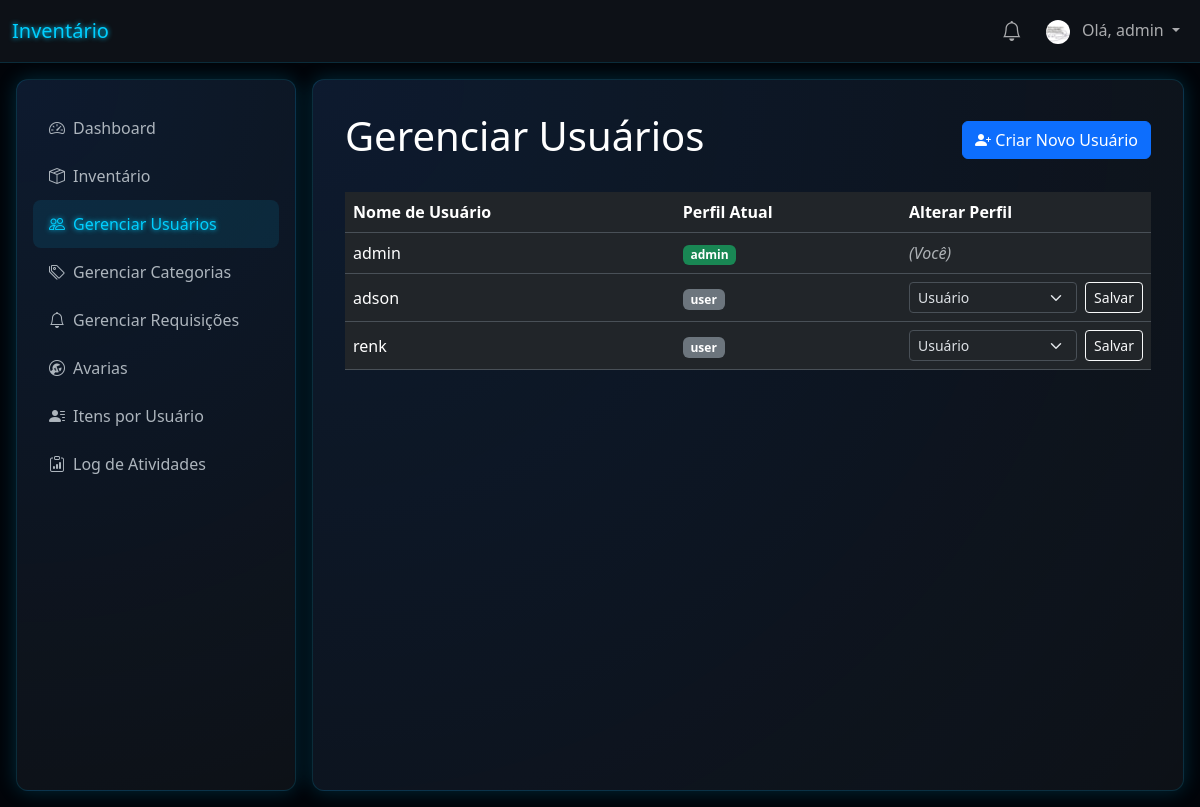
/manage_users (signed in), run on an earlier commit of the app's database.
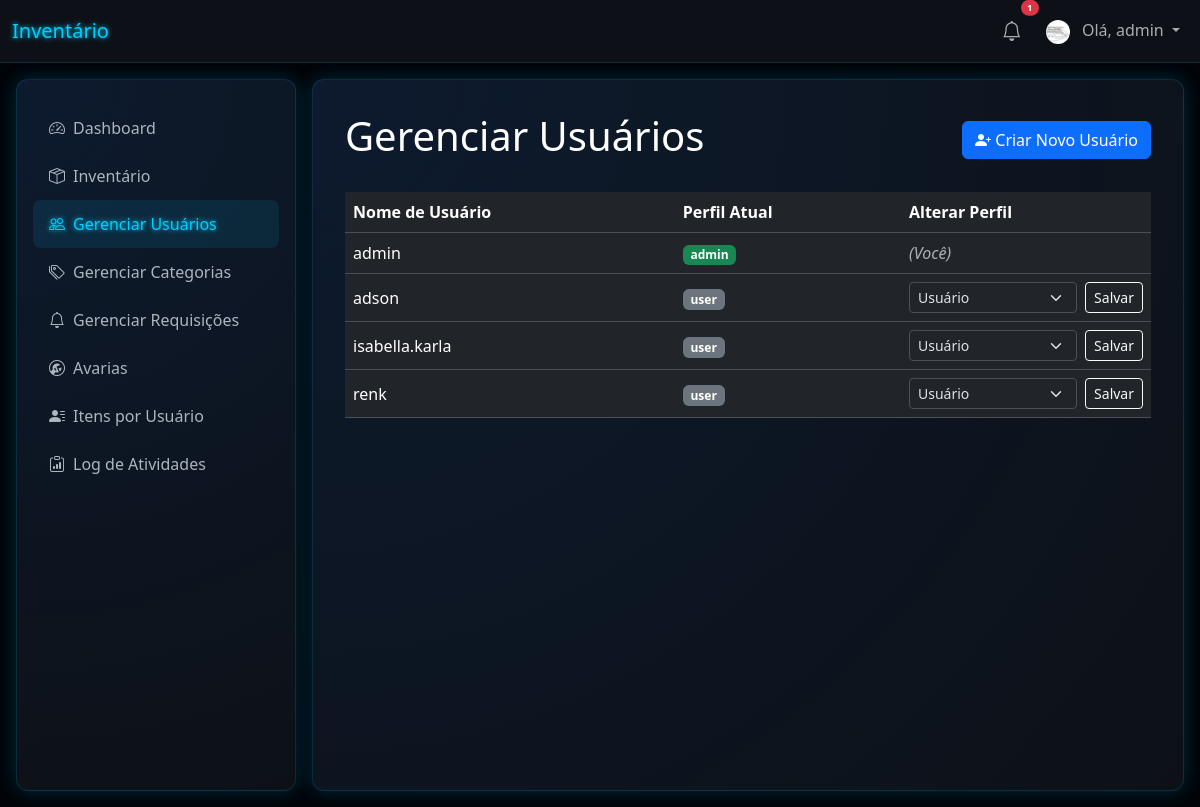
And on a later commit of the database.
### tables this page shows
CREATE TABLE users (
                id INTEGER PRIMARY KEY AUTOINCREMENT,
                username TEXT UNIQUE NOT NULL,
                password TEXT NOT NULL,
                role TEXT NOT NULL DEFAULT 'user'
            , profile_image_file TEXT);

### app.py (the view, shortened to what this page needs)
@app.route('/manage_users', methods=('GET', 'POST'))
@admin_required
def manage_users():
    db = get_db()
    users = db.execute('SELECT id, username, role FROM users ORDER BY username').fetchall()
    return render_template('manage_users.html', users=users)

### app.py (called while the page is built)
def get_db():
    db = getattr(g, '_database', None)
    if db is None:
        db = g._database = sqlite3.connect(app.config['DATABASE'])
        db.row_factory = sqlite3.Row
    return db

@app.teardown_appcontext
def close_connection(exception):
    db = getattr(g, '_database', None)
    if db is not None:
        db.close()

@app.context_processor
def inject_categories():
    if g.user:
        db = get_db()
        categories = db.execute('SELECT DISTINCT category FROM items WHERE category IS NOT NULL AND category != "" ORDER BY category').fetchall()
        return dict(all_categories=categories)
    return dict(all_categories=[], notifications=[])

@app.context_processor
def inject_notifications():
    if g.user:
        db = get_db()
        notifications = db.execute('SELECT * FROM notifications WHERE user_id = ? AND is_read = 0 ORDER BY created_at DESC', (g.user['id'],)).fetchall()
        return dict(notifications=notifications)
    return dict(notifications=[])

### templates/manage_users.html (shortened to what this page needs)
{% extends 'base.html' %}
{% block content %}
<div class="table-container">
    <div class="d-flex justify-content-between align-items-center mb-4">
        <h1>Gerenciar Usuários</h1>
        <button type="button" class="btn btn-primary" data-bs-toggle="modal" data-bs-target="#createUserModal">
            <i class="bi bi-person-plus-fill"></i> Criar Novo Usuário
        </button>
    </div>
    <div class="table-responsive">
        <table class="table table-futuristic">
            <thead>
                <tr>
                    <th>Nome de Usuário</th>
                    <th>Perfil Atual</th>
                    <th style="width: 250px;">Alterar Perfil</th>
                </tr>
            </thead>
            <tbody>
                {% for user in users %}
                <tr>
                    <td class="align-middle">{{ user.username }}</td>
                    <td class="align-middle">
                        <span class="badge {% if user.role == 'admin' %}bg-success{% else %}bg-secondary{% endif %}">{{ user.role }}</span>
                    </td>
                    <td>
                        {% if user.id != g.user.id %}
                        <form method="post" action="{{ url_for('manage_users') }}" class="d-flex">
                            <select name="role" class="form-select form-select-sm me-2">
                                <option value="user" {% if user.role == 'user' %}selected{% endif %}>Usuário</option>
                            </select>
                            <button type="submit" class="btn btn-sm btn-outline-light">Salvar</button>
                        </form>
                        {% else %}
                        <span class="text-muted fst-italic">(Você)</span>
                        {% endif %}
                    </td>
                </tr>
                {% endfor %}
            </tbody>
        </table>
    </div>
</div>
{% endblock %}

### templates/base.html (shortened to what the changed rows need)
<!doctype html>
<html lang="pt-br" data-bs-theme="dark">
<head>
    <link href="https://cdn.jsdelivr.net/npm/bootstrap@5.3.3/dist/css/bootstrap.min.css" rel="stylesheet">
    <link rel="stylesheet" href="https://cdn.jsdelivr.net/npm/bootstrap-icons@1.11.3/font/bootstrap-icons.min.css">
</head>
<body>
    <nav class="navbar navbar-expand-lg" style="background-color: var(--card-bg); border-bottom: 1px solid var(--border-color);">
        <div class="container-fluid">
            <div class="navbar-nav d-flex align-items-center">
                {% if g.user %}
                    <div class="nav-item dropdown me-2">
                        <a class="nav-link position-relative" href="#" id="navbarNotificationDropdown" role="button" data-bs-toggle="dropdown" aria-expanded="false">
                            <i class="bi bi-bell fs-5"></i>
                            {% if notifications and notifications|length > 0 %}
                                <span class="position-absolute top-0 start-100 translate-middle badge rounded-pill bg-danger" style="font-size: 0.6em;">
                                    {{ notifications|length }}
                                </span>
                            {% endif %}
                        </a>
                    </div>
                    <div class="nav-item dropdown">
                        <a class="nav-link dropdown-toggle" href="#" id="navbarUserDropdown" role="button" data-bs-toggle="dropdown" aria-expanded="false">
                            {% if g.user.profile_image_file %}
                                <img src="{{ url_for('profile_pic', filename=g.user.profile_image_file) }}" alt="Foto de Perfil" class="rounded-circle me-2" style="width: 24px; height: 24px; object-fit: cover;">
                            {% else %}
                                <i class="bi bi-person-circle me-2"></i>
                            {% endif %}
                            Olá, {{ g.user['username'] }}
                        </a>
                    </div>
                {% else %}
                    <a class="nav-link" href="{{ url_for('login') }}">Login</a>
                    <a class="nav-link" href="{{ url_for('register') }}">Registrar</a>
                {% endif %}
            </div>
        </div>
    </nav>
    <div class="main-layout">
                    {% set inventory_active = request.endpoint in ['index', 'add', 'edit'] %}
            <main class="content-area futuristic-card">
                {% block content %}
                {% endblock %}
            </main>
    </div>
</body>
</html>

What changed in the data, as far as the page shows it:
added users: username "isabella.karla", role "user", role "Usuário"
Also different on the page:
{{ notifications|length }}: (not shown) → "1"
